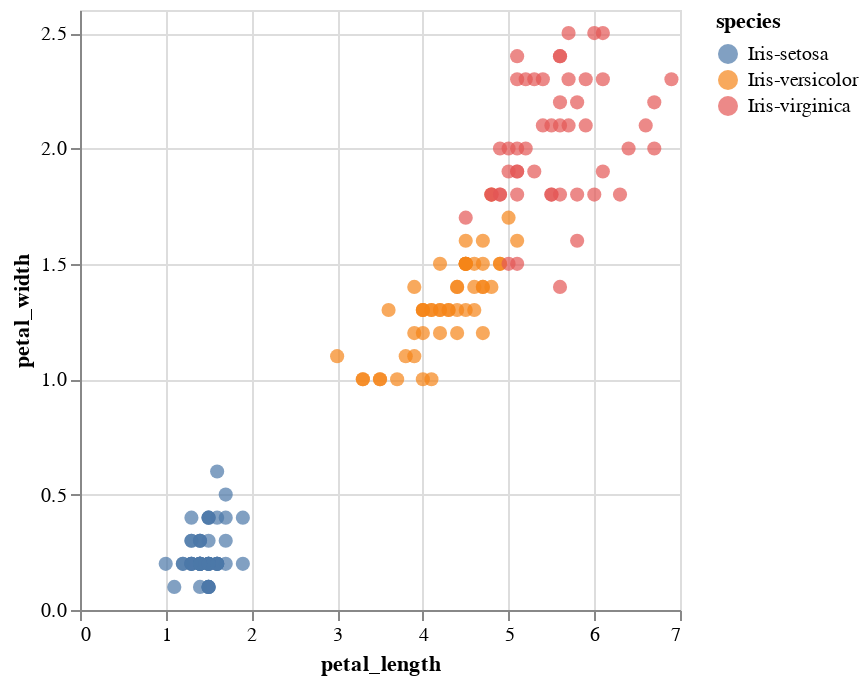

Notebook source saved alongside this figure:
### Markdown cell above
## Part B: Visualize the Data

Use your preferred visualization library to create a scatterplot showing petal length vs petal width. You should plot each flower species as a different color on the scatter plot.

### Code cell
import altair as alt
alt.Chart(flowers).mark_circle(size=50).encode(
    x='petal_length',
    y='petal_width',
    color='species'
).properties(
    width=300,
    height=300
)

### Figure 1 — Vega-Lite specification as saved in the notebook (floating-point values rounded to 4 significant figures; data arrays with more than 128 entries replaced by an {"elided": "..."} marker saying what was removed)
{"config": {"view": {"continuousWidth": 300, "continuousHeight": 300}}, "data": {"name": "data-f922f5996930bcdc3287c95c54965948"}, "mark": {"type": "circle", "size": 50}, "encoding": {"color": {"field": "species", "type": "nominal"}, "x": {"field": "petal_length", "type": "quantitative"}, "y": {"field": "petal_width", "type": "quantitative"}}, "height": 300, "width": 300, "$schema": "https://vega.github.io/schema/vega-lite/v5.20.1.json", "datasets": {"data-f922f5996930bcdc3287c95c54965948": {"elided": "150 records"}}}
